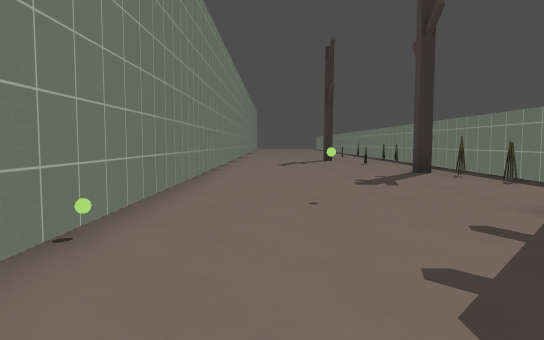
[1] (above)

17 first-person views from a walk through a Godot game level. The camera is 1.3 m above the floor, tilts 4° down and sees 70° across. The floor is counted in squares, 2 m on a side. Each view is taken from the middle of a square. On the plan, view 1 faces up. The plan holds only what a view shows up to about 11 squares ahead; the rest is blank. The place goes on beyond the plan. Characters and animated objects are not drawn. Surface patterns are stand-ins for the level's own textures.

[2]
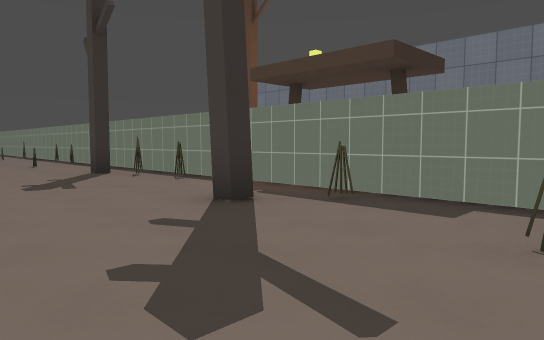

[3]
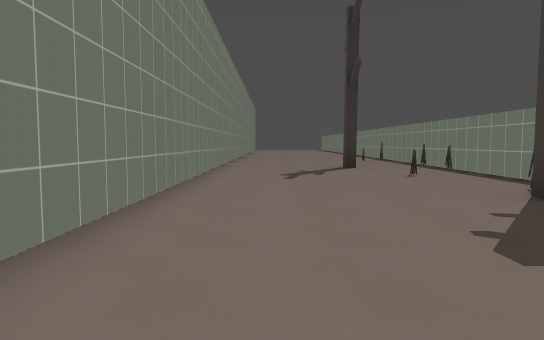

[4]
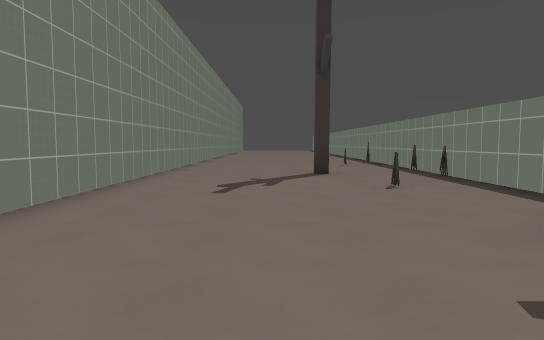

[5]
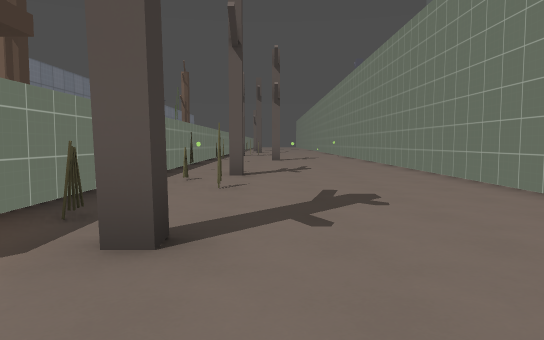

[6]
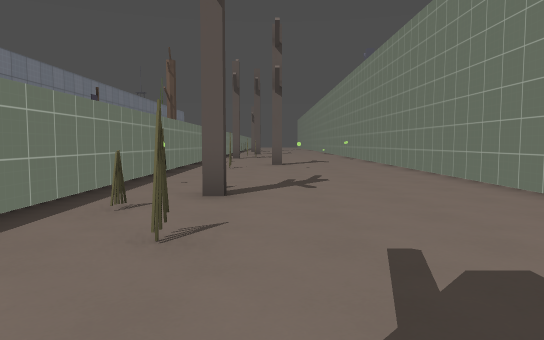

[7]
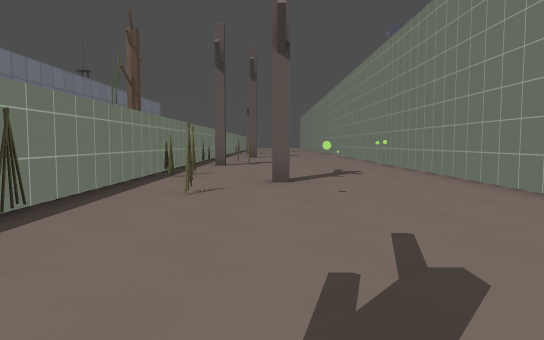

[8]
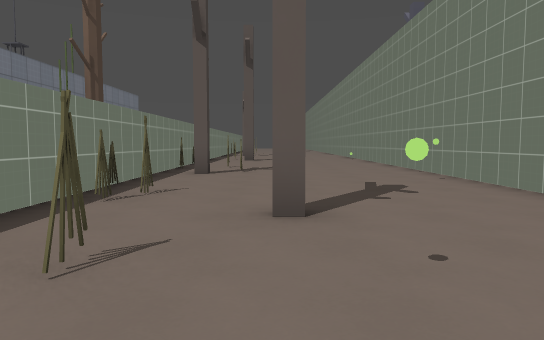

[9]
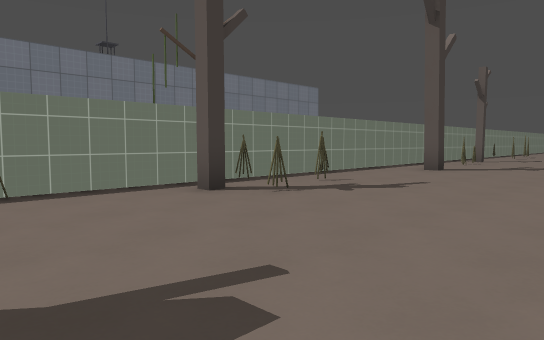

[10]
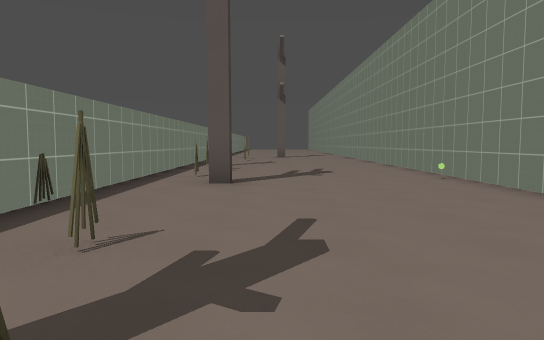

[11]
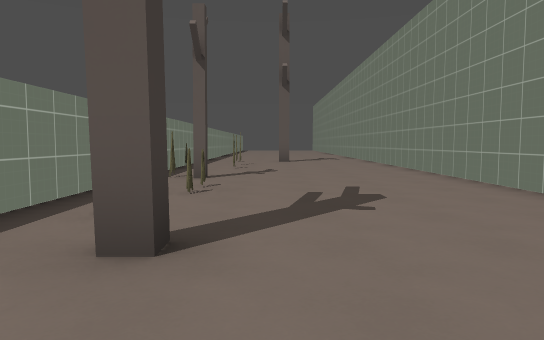

[12]
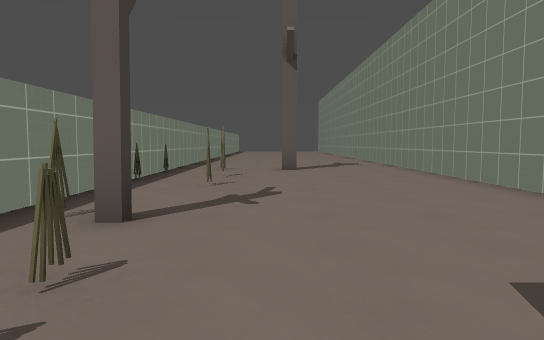

[13]
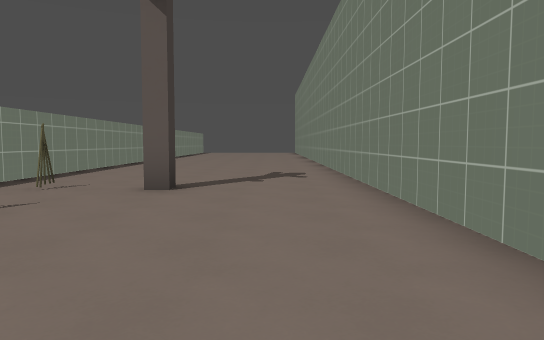

[14]
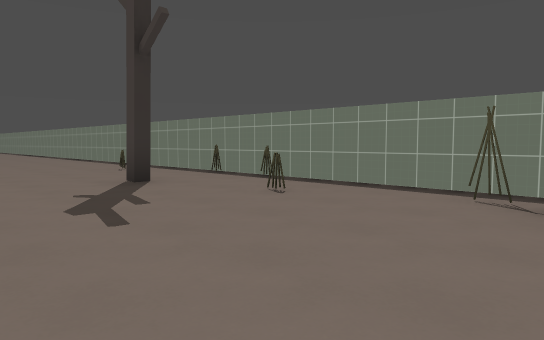

[15]
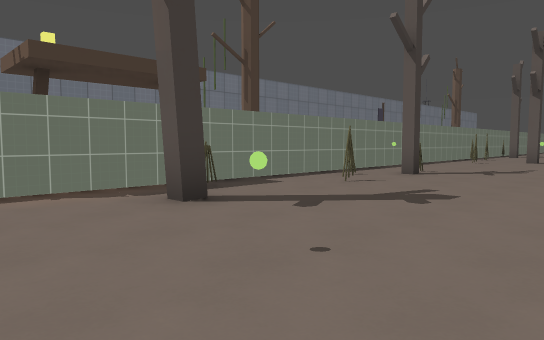

[16]
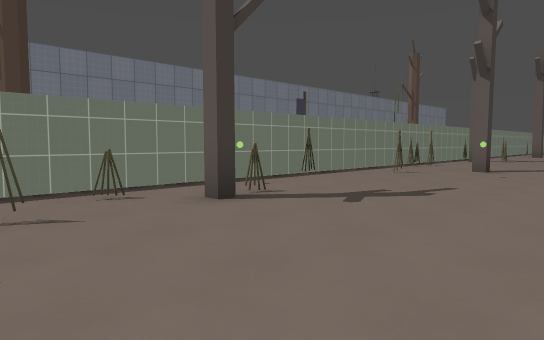

[17]
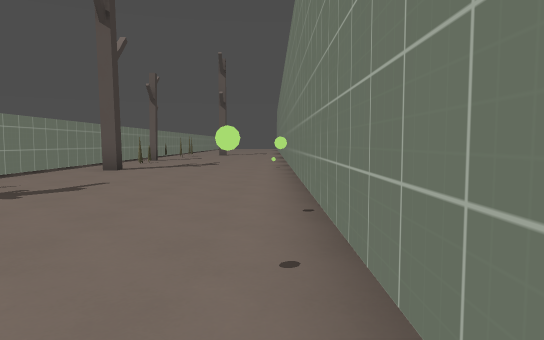

### Floor plan
Key: @ floor where view 1 was taken; # wall or solid block; x gap in a wall; . floor; = window, fence, low wall or low ledge.
Columns run from 2 left of view 1 to 5 right of it. Each row starts with its distance up from view 1.
 17 #....=.#
 16 #......#
 15 #......#
 14 #...#..#
 13 #......#
 12 #....=.#
 11 #......#
 10 #......#
  9 #.....##
  8 #.....##
  7 #......#
  6 #......#
  5 #......#
  4 #..#...#
  3 #....#x#
  2 #......#
  1 #......#
  0 #.@..#.#
 -1 #.....##
 -2 #.....##
 -3 #.....##
 -4 #......#
 -5 #......#
 -6 #......#
 -7 #..#.#.#
 -8 #......#
 -9 #...#.##
-10 #.....##
-11 #.....##
-12 ##.....#
-13 ##.....#
-14 #....x.#
-15 #....#x#
-16 #......#
-17 #......#
-18 #......#
-19 #....#.#
-20 ##.....#
-21 #....#.#
-22 #......#
-23 #......#
-24 #.....x#
-25 #......#
-26 #......#
-27 #....#.#
-28 #......#
-29 #....#.#
-30 #...#..#
-31 #....#.#
-32 #......#
-33 #......#

Positions as (right, up) in squares from view 1, and headings:
1: (0, 0), facing up
2: (0, 0), facing up-right
3: (0, 4), facing up
4: (1, 6), facing up
5: (2, 6), facing down
6: (2, 3), facing down
7: (2, -2), facing down
8: (2, -5), facing down
9: (-1, -10), facing down-right
10: (2, -13), facing down
11: (2, -17), facing down
12: (2, -21), facing down
13: (0, -25), facing down
14: (-1, 8), facing up-right
15: (-1, 6), facing down-right
16: (-1, 1), facing down-right
17: (-1, -10), facing down
